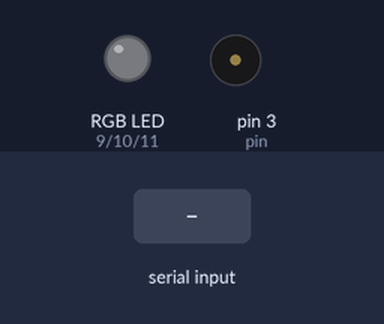
Bench run of a sketch on a simulated Arduino Uno, built with avr-gcc and run on an emulated ATmega328P. On the bench: an RGB LED mixed from three pins (HIGH = lit), buzzer (waves = sounding). Dashed ring = blinking. The inputs (shaded band) are chosen by the test bench.

Above: at 1.2 s.
1.3 s: "IN\n" received over Serial
At 1.45 s:
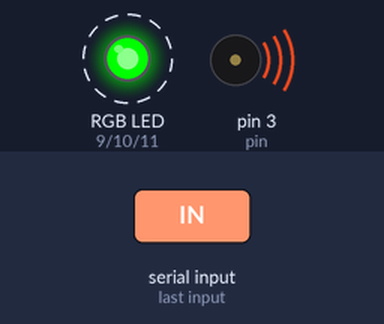
3.7 s: "OUT\n" received over Serial
At 3.85 s:
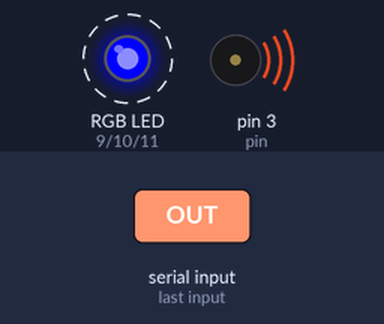
6.1 s: "NR\n" received over Serial
At 6.25 s:
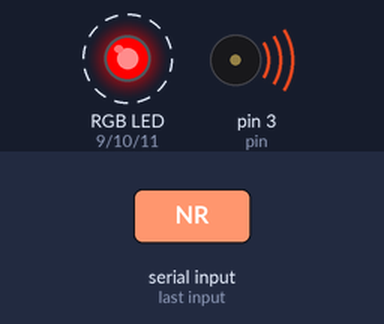
Timing chart, 0 to 9.1 s (numbered marks = the images above; inputs shaded):
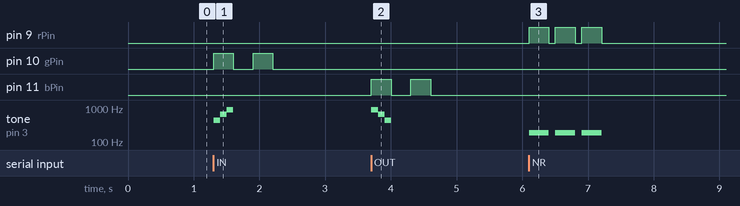

The sketch:

arduino_peripheral_display.ino
```cpp
enum Command {
  SIGNED_IN,
  SIGNED_OUT,
  NOT_REGESTERED,
  NONE
};


class OutputIO {
  public:
    virtual void createResources() = 0;
    virtual void startCommand(Command command) = 0;
    virtual void runCommand() = 0;
    virtual bool isCommandFinished() = 0;
    virtual void endCommand() = 0;
};

class OutputIOLED : public OutputIO {

  int rPin = 9;
  int gPin = 10;
  int bPin = 11;

  int inLength = 3;
  uint32_t inColors[3] = {0x00FF00, 0x000000, 0x00FF00};
  int inDurationsMillis[3] = {300, 300, 300};

  int outLength = 3;
  uint32_t outColors[3] = {0x0000FF, 0x000000, 0x0000FF};
  int outDurationsMillis[3] = {300, 300, 300};

  int nrLength = 5;
  uint32_t nrColors[5] = {0xFF0000, 0x000000, 0xFF0000, 0x000000, 0xFF0000};
  int nrDurationsMillis[5] = {300, 100, 300, 100, 300};

  int length = 0;
  uint32_t* colors = NULL;
  int* durationsMillis = NULL;

  unsigned long nextChangeTimeMillis = 0;

  int index = 0;

  Command commandType = Command::NONE;

  bool done = false;

  void setColor(int r, int g, int b) {
    analogWrite(rPin, r);
    analogWrite(gPin, g);
    analogWrite(bPin, b);
  }

  void setColor(uint32_t rgb) {
    int r = (rgb >> 16) & 0xFF;   // Extract red (bits 16-23)
    int g = (rgb >> 8) & 0xFF;  // Extract green (bits 8-15)
    int b = rgb & 0xFF;          // Extract blue (bits 0-7)

    analogWrite(rPin, r);
    analogWrite(gPin, g);
    analogWrite(bPin, b);

  }

  public:
    void createResources() {
      pinMode(rPin, OUTPUT);
      pinMode(gPin, OUTPUT);
      pinMode(bPin, OUTPUT);
    }

    void startCommand(Command command) override {
      commandType = command;

      index = 0;
      done = false;
      nextChangeTimeMillis = 0;
      // Serial.print("Starting LED Command: ");
      // Serial.println(commandType);

      switch (commandType) {
        case Command::SIGNED_IN:
          colors = inColors;
          durationsMillis = inDurationsMillis;
          length = inLength;
          break;
        case Command::SIGNED_OUT:
          colors = outColors;
          durationsMillis = outDurationsMillis;
          length = outLength;
          break;
        case Command::NOT_REGESTERED:
          colors = nrColors;
          durationsMillis = nrDurationsMillis;
          length = nrLength;
          break;
      }
      return true;
    }

    void runCommand() override {
      // Serial.println("Running LED Command");

      if (millis() > nextChangeTimeMillis) {

        if (index >= length) {
          done = true;
        } else {
          setColor(colors[index]);
          nextChangeTimeMillis = millis() + durationsMillis[index];
          index++;
        }

      }

    }

    bool isCommandFinished() override {
        return done;
    }

    void endCommand() override {
      // Serial.println("Ending LED Command");
      setColor(0, 0, 0);
    }
};


class OutputIOBuzzer : public OutputIO {

  int pin = 3;

  int inLength = 3;
  uint32_t inTones[3] = {440, 659, 880};
  int inDurationsMillis[3] = {100, 100, 100};

  int outLength = 3;
  uint32_t outTones[3] = {880, 659, 440};
  int outDurationsMillis[3] = {100, 100, 100};

  int nrLength = 5;
  uint32_t nrTones[5] = {185, 0, 185, 0, 185};
  int nrDurationsMillis[5] = {300, 100, 300, 100, 300};

  int length = 0;
  uint32_t* tones = NULL;
  int* durationsMillis = NULL;

  unsigned long nextChangeTimeMillis = 0;

  int index = 0;

  Command commandType = Command::NONE;

  bool done = false;


  public:
    void createResources() {
      pinMode(pin, OUTPUT);
    }

    void startCommand(Command command) override {
      commandType = command;

      index = 0;
      done = false;
      nextChangeTimeMillis = 0;
      // Serial.print("Starting LED Command: ");
      // Serial.println(commandType);

      switch (commandType) {
        case Command::SIGNED_IN:
          tones = inTones;
          durationsMillis = inDurationsMillis;
          length = inLength;
          break;
        case Command::SIGNED_OUT:
          tones = outTones;
          durationsMillis = outDurationsMillis;
          length = outLength;
          break;
        case Command::NOT_REGESTERED:
          tones = nrTones;
          durationsMillis = nrDurationsMillis;
          length = nrLength;
          break;
      }
      return true;
    }

    void runCommand() override {
      // Serial.println("Running LED Command");

      if (millis() > nextChangeTimeMillis) {

        if (index >= length) {
          done = true;
        } else {
          tone(pin, tones[index], durationsMillis[index]);

          nextChangeTimeMillis = millis() + durationsMillis[index];
          index++;
        }

      }

    }

    bool isCommandFinished() override {
        return done;
    }

    void endCommand() override {
      // Serial.println("Ending LED Command");
    }
};


Command update(OutputIO& output, Command command);
Command parseInput(String input);


Command command = Command::NONE;
OutputIO* visualOutput = new OutputIOLED();
OutputIO* audioOutput = new OutputIOBuzzer();


void setup() {
  Serial.begin(9600);
}

void loop() {
  command = update(*visualOutput, *audioOutput, command);
}

// Define the update function
Command update(OutputIO& visualOutput, OutputIO& audioOutput, Command command) {
  if (Serial.available() > 0) {
    String input = Serial.readStringUntil('\n');
    command = parseInput(input);

    visualOutput.endCommand();
    audioOutput.endCommand();

    if (command != Command::NONE) {
      visualOutput.startCommand(command);
      audioOutput.startCommand(command);
    }
  }

  if (command != Command::NONE) {  // Fix the enum access
    visualOutput.runCommand();
    audioOutput.runCommand();

    if (visualOutput.isCommandFinished()) {

      visualOutput.endCommand();

    }

    if (audioOutput.isCommandFinished()) {

      audioOutput.endCommand();

    }

    if (visualOutput.isCommandFinished() && audioOutput.isCommandFinished()) {
      command = Command::NONE;
    }
  }

  return command;
}

// Define the parseInput function
Command parseInput(String input) {
  // Process the serial input here
  // Serial.print("Received: ");
  // Serial.println(input);

  Command command = Command::NONE;

  if (input == "IN") {
    command = Command::SIGNED_IN;
  } else if (input == "OUT") {
    command = Command::SIGNED_OUT;
  } else if (input == "NR") {
    command = Command::NOT_REGESTERED;
  } else {
    command = Command::NONE;
  }
  return command;
}
```

Measured:
- after the input at 1.3 s, pin 10 (gPin): alternates HIGH for 0.30 s and LOW for 0.30 s, 4 changes in all, then stays LOW, starting at once; tone on pin 3 (pin): silent → 440 Hz at once, → 659 Hz 0.10 s later, → 880 Hz 0.10 s later, → silent 0.10 s later
- after the input at 3.7 s, pin 11 (bPin): alternates HIGH for 0.30 s and LOW for 0.30 s, 4 changes in all, then stays LOW, starting at once; tone on pin 3 (pin): silent → 880 Hz at once, → 659 Hz 0.10 s later, → 440 Hz 0.10 s later, → silent 0.10 s later
- after the input at 6.1 s, pin 9 (rPin): alternates HIGH for 0.30 s and LOW for 0.10 s, 6 changes in all, then stays LOW, starting at once; tone on pin 3 (pin): alternates 185 Hz for 0.30 s and silent for 0.10 s, 6 changes in all, then stays silent, starting at once
